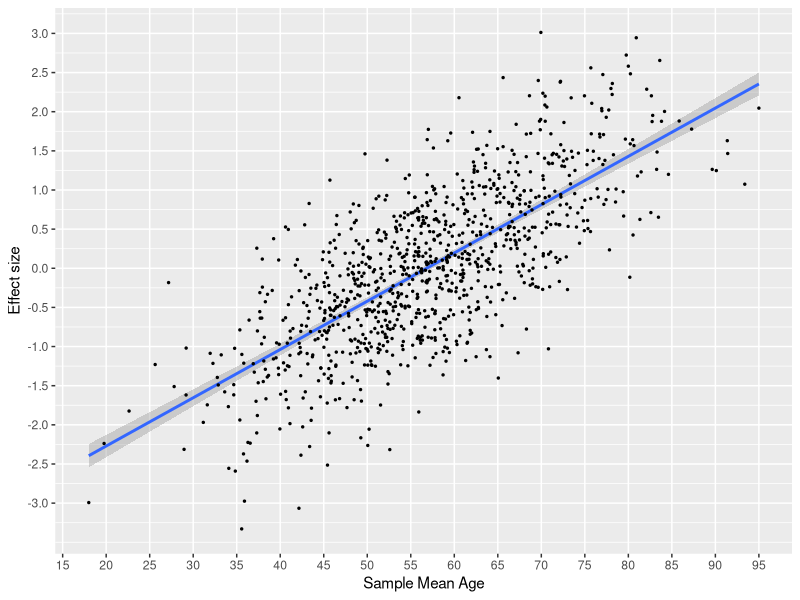
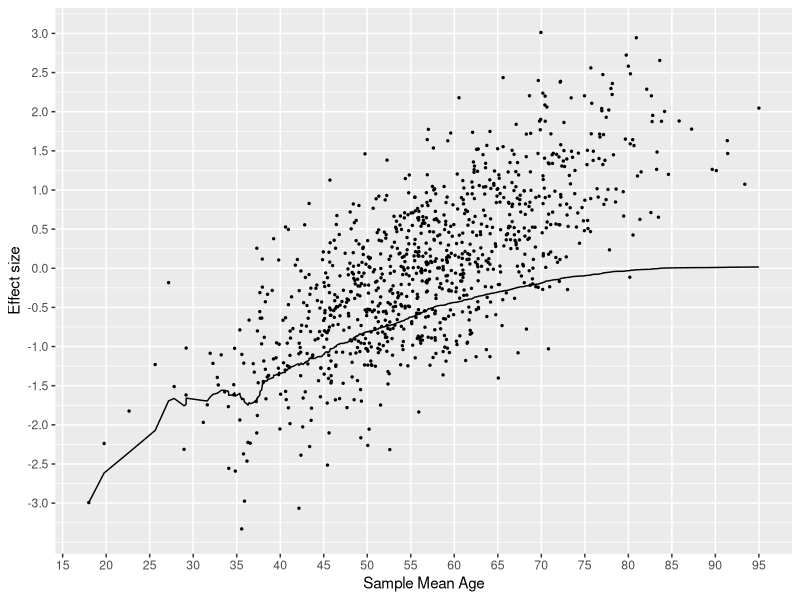

The R source for these figures, in order:
# NOTE THAT THIS CODE PLOTS THE RAW MEANS
# NOT META-ANALYTIC WEIGHTED MEANS
# PLEASE CONSIDER CODE AT https://github.com/nadyamajeed/workshops/blob/main/evisyn/annual_d_with_age_moderator.R

library(dplyr)
library(ggplot2)

# generate artificial data
simdata = 
  data.frame(
    age = rnorm(1000)
  ) %>%
  dplyr::mutate(
    dv = age + rnorm(nrow(.)),
    dv = scale(dv, center = FALSE, scale = TRUE),
    dv = as.numeric(dv),
    age = age - min(age),
    age = age / max(age),
    age = age * (95-18) + 18,
    age = round(age, 2)
  ) %>%
  dplyr::rename(
    sampleMeanAge = age,
    yi = dv
  )

# plot 1: scatterplot + linear best fit of raw data
ggplot(
  simdata,
  aes(x = sampleMeanAge, y = yi)) +
  geom_smooth(
    method = "lm" # linear best fit line
  ) +
  geom_point(
    size = 0.5
  ) +
  scale_x_continuous(
    "Sample Mean Age",
    limits = c(18, 95),
    breaks = seq(15, 100, 5)
  ) +
  scale_y_continuous(
    "Effect size",
    breaks = seq(-3, 3, 0.5)
  ) +
  theme(
    panel.grid.minor.x = element_blank()
  )

# plot 2: scatterplot of raw data + cumulative line
ggplot(
  simdata %>%
    dplyr::arrange(sampleMeanAge) %>%
    dplyr::mutate(yi_cumulative = cummean(yi)),
  aes(x = sampleMeanAge)) +
  geom_line(
    aes(y = yi_cumulative) # spaghetti line
  ) +
  geom_point(
    aes(y = yi),
    size = 0.5
  ) +
  scale_x_continuous(
    "Sample Mean Age",
    limits = c(18, 95),
    breaks = seq(15, 100, 5)
  ) +
  scale_y_continuous(
    "Effect size",
    breaks = seq(-3, 3, 0.5)
  ) +
  theme(
    panel.grid.minor.x = element_blank()
  )
